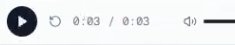
#> input picture tests/fixtures/compressed_input_timer.png, 235 x 45 px
$ python -i vision.py   (imports and definitions only)
#> lines starting #> are read from the running program, lines starting #| are printed output that depends on the picture; after the words box and inside, x2 and y2 are one past the last pixel; in counts of white or black regions, pixels touching at a corner belong together
#> further down, picture is the input picture: shape (45, 235, 3); mean B, G, R 232.9, 231.9, 229.6
"""Local screenshot-only recognition for the sample TTS evaluation layout."""
from dataclasses import dataclass
import re
import time
import cv2
import numpy as np
from pathlib import Path


@dataclass
class Target:
    name: str
    label: tuple
    button: tuple
    state: str
    confidence: float


def frame_bgr(frame):
    w, h, rgb = frame
    return cv2.cvtColor(np.frombuffer(rgb, np.uint8).reshape(h, w, 3), cv2.COLOR_RGB2BGR)


def glyph_state(image, box):
    x, y, w, h = box
    crop = image[y:y+h, x:x+w]
    if crop.size == 0: return 'unknown'
    # At 12-18 px a pause bar may be only one pixel wide: contour area
    # would be zero. Normalize before contour extraction, without inventing ink.
    crop = cv2.resize(crop, (64, 64), interpolation=cv2.INTER_NEAREST)
    w = h = 64
    gray = cv2.cvtColor(crop, cv2.COLOR_BGR2GRAY)
    yy, xx = np.ogrid[:h, :w]
    inner = ((xx-(w-1)/2)/(w*.34))**2 + ((yy-(h-1)/2)/(h*.34))**2 < 1
    for threshold in (180, 150, 120):
        mask = ((gray > threshold) & inner).astype(np.uint8)*255
        contours, _ = cv2.findContours(mask, cv2.RETR_EXTERNAL, cv2.CHAIN_APPROX_SIMPLE)
        pieces = [c for c in contours if cv2.contourArea(c) > max(1, w*h*.009)]
        if len(pieces) == 2:
            rects = sorted([cv2.boundingRect(c) for c in pieces])
            if (all(r[3] > r[2]*1.4 for r in rects)
                    and abs(rects[0][1]-rects[1][1]) < h*.12
                    and abs(rects[0][3]-rects[1][3]) < h*.15):
                return 'active'
            # A remote cursor's small white outline can overlap the play
            # icon. It is not a second pause bar. Admit the dominant central
            # triangle only when the extra piece is substantially smaller.
            dominant=sorted(pieces,key=cv2.contourArea,reverse=True)
            if cv2.contourArea(dominant[1])<cv2.contourArea(dominant[0])*.5:
                a,b,cw,ch=cv2.boundingRect(dominant[0])
                if abs(a+cw/2-w/2)<w*.15:pieces=[dominant[0]]
        if len(pieces) == 1:
            c = pieces[0]
            a, b, cw, ch = cv2.boundingRect(c)
            if cw < w*.2 or ch < h*.25: continue
            # A right-pointing triangle has much more ink in its left half.
            region = mask[b:b+ch, a:a+cw]
            left = np.count_nonzero(region[:, :max(1, cw//2)])
            right = np.count_nonzero(region[:, cw//2:])
            polygon = cv2.approxPolyDP(c, cv2.arcLength(c, True)*.07, True)
            if 3 <= len(polygon) <= 5 and left > right*1.25:
                return 'idle'
    return 'unknown'


def player_buttons(image, threshold=85):
#> called with threshold = 85
    gray = cv2.cvtColor(image, cv2.COLOR_BGR2GRAY)
    mask = (gray < threshold).astype(np.uint8)*255
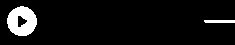
#> mask: shape (45, 235); 6.9% white; 2 white regions
    contours, _ = cv2.findContours(mask, cv2.RETR_EXTERNAL if threshold == 85 else cv2.RETR_LIST, cv2.CHAIN_APPROX_SIMPLE)
#> contours = 2 contours; box (x1, y1, x2, y2) and area: (7, 6, 37, 36) 654, (204, 20, 235, 23) 60
    result = []
    for c in contours:
        x, y, w, h = cv2.boundingRect(c)
        if not (12 <= w <= 80 and 12 <= h <= 80 and .78 < w/h < 1.28): continue
        area = cv2.contourArea(c)
        perimeter = cv2.arcLength(c, True)
        if area/(w*h) < .55 or perimeter == 0 or 4*np.pi*area/perimeter**2 < .6: continue
        state = glyph_state(image, (x, y, w, h))
        if state != 'unknown': result.append(((x, y, w, h), state))
#> this loop made 2 passes
#> (area, perimeter, state) on pass 2: (654, 96.08, 'idle')
#> pass 2, in glyph_state, `crop = image[y:y+h, x:x+w]`:
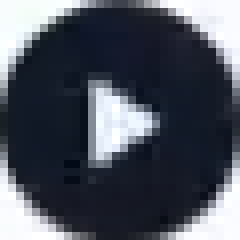
#> crop: shape (30, 30, 3) (shown 8 times larger); mean B, G, R 94, 83.2, 78.2
#> pass 2, in glyph_state, `crop = cv2.resize(crop, (64, 64), interpolation=cv2.INTER_NEAREST)`:
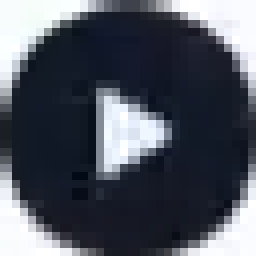
#> crop: shape (64, 64, 3) (shown 4 times larger); mean B, G, R 95.5, 84.8, 79.8
#> pass 2, in glyph_state, `inner = ((xx-(w-1)/2)/(w*.34))**2 + ((yy-(h-1)/2)/(h*.34))**2 < 1`:
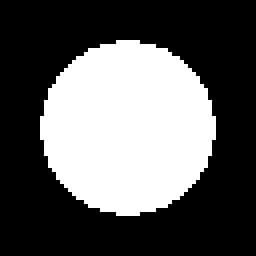
#> inner: shape (64, 64) bool (shown 4 times larger); 36.2% white; 1 white region, box (x1, y1, x2, y2) and area: (10, 10, 54, 54) 1484
#> after the loop, result = [((7, 6, 30, 30), 'idle')]
    return result


# [98 lines left out: functions prerequisite_name, label_name, associate, not called in this run]


class Detector:
    # [9 lines left out: function __init__, not called in this run]

    def ui_lines(self,image):
        from screen_ocr import ui_text_lines
        return ui_text_lines(self.ocr,image)

    # [114 lines left out: functions rating_lines, include_locked, read_question_marker, refine_marker_lines, detect, not called in this run]


def stable_target(first, second, tolerance=5):
    return first.name == second.name and first.state == second.state and all(
        abs(a-b) <= tolerance for a, b in zip(first.button + first.label, second.button + second.label))


# [104 lines left out: functions classify_task, locate_players, scene_difference, annotate, not called in this run]

>>> import cv2
>>> picture = cv2.imread('tests/fixtures/compressed_input_timer.png')
>>> result = player_buttons(picture)
#> result = [((7, 6, 30, 30), 'idle')]
